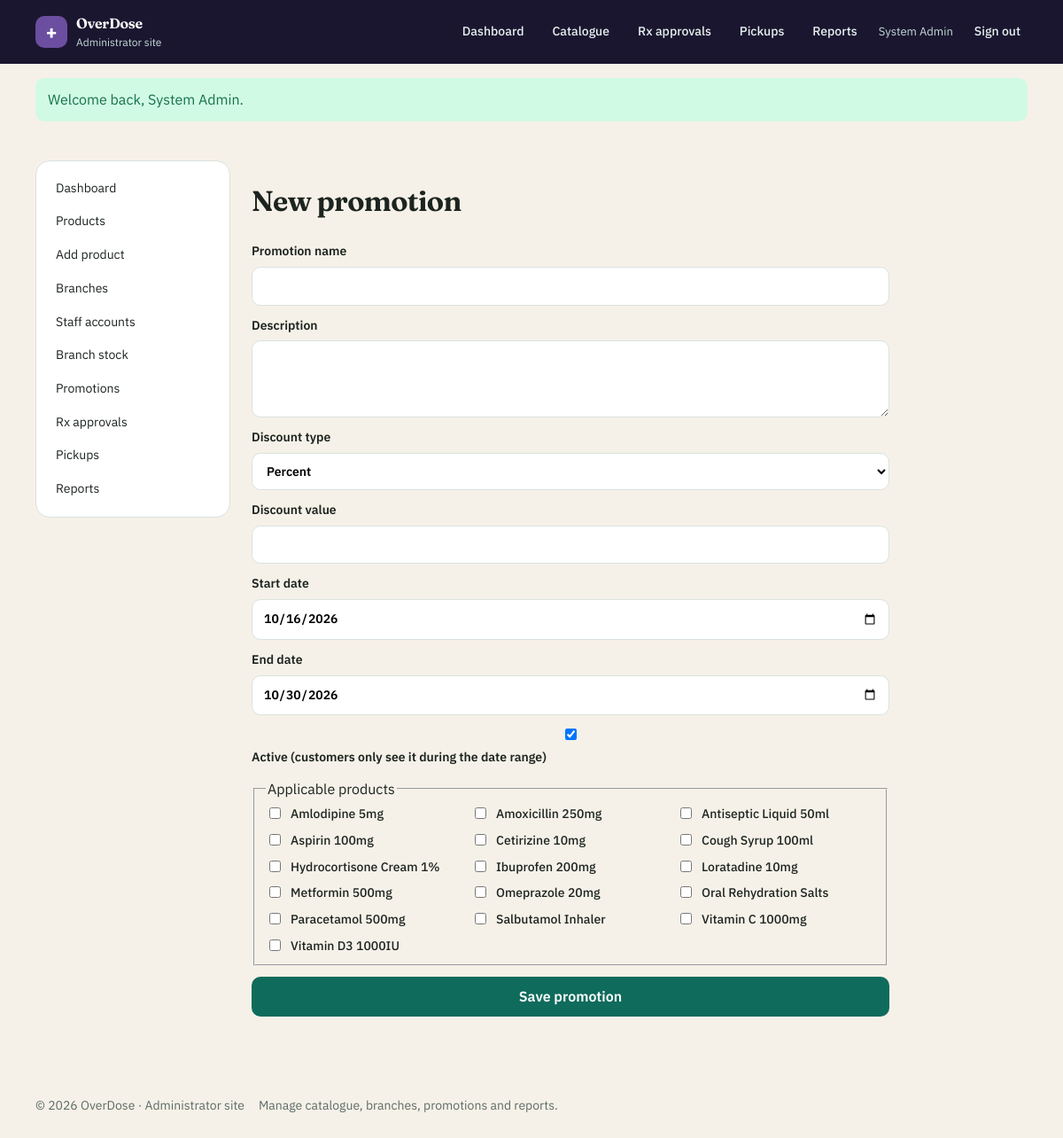
The app's page /admin/promotion-form.php (signed in) with its own data.
### tables this page shows
CREATE TABLE products (
  id INT UNSIGNED NOT NULL AUTO_INCREMENT,
  category_id INT UNSIGNED NOT NULL,
  name VARCHAR(160) NOT NULL,
  sku VARCHAR(40) NOT NULL,
  description TEXT NOT NULL,
  unit_price DECIMAL(10,2) NOT NULL,
  image_path VARCHAR(255) NULL,
  is_active TINYINT(1) NOT NULL DEFAULT 1,
   
  requires_prescription TINYINT(1) NOT NULL DEFAULT 0,
  PRIMARY KEY (id),
  UNIQUE KEY uq_products_sku (sku),
  KEY idx_products_name (name),
  KEY idx_products_category (category_id),
  CONSTRAINT fk_products_category
    FOREIGN KEY (category_id) REFERENCES categories (id)
    ON UPDATE CASCADE ON DELETE RESTRICT
);

### includes/helpers.php (called while the page is built, shortened)
<?php
function e(?string $value): string
{
    return htmlspecialchars((string) $value, ENT_QUOTES | ENT_SUBSTITUTE, 'UTF-8');
}
function get_int(string $key, int $default = 0): int
{
    return filter_input(INPUT_GET, $key, FILTER_VALIDATE_INT) ?: $default;
}

### includes/catalog.php (called while the page is built, shortened)
<?php
function all_products(mysqli $db, bool $activeOnly = false): array
{
    $sql = 'SELECT p.*, c.name AS category_name FROM products p INNER JOIN categories c ON c.id = p.category_id';
    $sql .= ' ORDER BY p.name';
    return db_all($db, $sql);
}

### includes/db.php (called while the page is built, shortened)
<?php
function db_all(mysqli $db, string $sql, string $types = '', array $params = []): array
{
    $stmt = $db->prepare($sql);
    $stmt->execute();
    $result = $stmt->get_result();
    $rows = $result->fetch_all(MYSQLI_ASSOC);
    return $rows;
}

### admin/promotion-form.php (the view, shortened to what this page needs)
<?php
$db = db();
$id = get_int('id');
$promo = $id ? db_one($db, 'SELECT * FROM promotions WHERE id = ?', 'i', [$id]) : null;
$products = all_products($db);
$selected = [];
$name = $promo['name'] ?? '';
$description = $promo['description'] ?? '';
$discountType = $promo['discount_type'] ?? 'percent';
$discountValue = $promo['discount_value'] ?? '';
$startDate = $promo['start_date'] ?? date('Y-m-d');
$endDate = $promo['end_date'] ?? date('Y-m-d', strtotime('+14 days'));
$isActive = (int) ($promo['is_active'] ?? 1);
$title = $promo ? 'Edit promotion' : 'New promotion';
require dirname(__DIR__) . '/includes/header.php';
?>
<div class="container layout-admin">
  <?php require dirname(__DIR__) . '/includes/admin_nav.php'; ?>
  <div>
    <h1><?= e($title) ?></h1>
    <form class="form form-wide" method="post">
      <label>Promotion name <input type="text" name="name" required maxlength="160" value="<?= e($name) ?>"></label>
      <label>Description <textarea name="description" rows="3" required><?= e($description) ?></textarea></label>
      <label>Discount type
        <select name="discount_type">
          <option value="percent" <?= $discountType === 'percent' ? 'selected' : '' ?>>Percent</option>
        </select>
      </label>
      <label>Discount value <input type="number" step="0.01" min="0.01" name="discount_value" required value="<?= e((string) $discountValue) ?>"></label>
      <label>Start date <input type="date" name="start_date" required value="<?= e($startDate) ?>"></label>
      <label>End date <input type="date" name="end_date" required value="<?= e($endDate) ?>"></label>
      <label><input type="checkbox" name="is_active" <?= $isActive ? 'checked' : '' ?>> Active (customers only see it during the date range)</label>
      <fieldset>
        <legend>Applicable products</legend>
        <div class="check-grid">
          <?php foreach ($products as $product): ?>
            <label>
              <input type="checkbox" name="products[]" value="<?= (int) $product['id'] ?>" <?= in_array((int) $product['id'], $selected, true) ? 'checked' : '' ?>>
              <?= e($product['name']) ?>
            </label>
          <?php endforeach; ?>
        </div>
      </fieldset>
      <button class="btn" type="submit">Save promotion</button>
    </form>
  </div>
</div>
<?php require dirname(__DIR__) . '/includes/footer.php'; ?>

### public/css/style.css (style rules this page uses)
:root { --teal-900: #0b3d36; --teal-700: #0f6b5c; --teal-500: #1a8f7a; --teal-100: #e6f4f1; --cream: #f6f1e8; --ink: #1c241f; --muted: #5c6b66; --card: #ffffff; --danger: #9b2c2c; --warning: #b45309; --ok: #157347; --line: #d9e2de; --shadow: 0 10px 30px rgba(11, 61, 54, 0.08); --radius: 16px; }
*, *::before, *::after { box-sizing: border-box; }
html { scroll-behavior: smooth; }
body { margin: 0; font-family: "IBM Plex Sans", system-ui, sans-serif; color: var(--ink); background: var(--cream); line-height: 1.55; }
h1, h2, h3, .brand strong { font-family: Fraunces, Georgia, serif; font-weight: 650; letter-spacing: -0.02em; }
.container { width: min(1120px, calc(100% - 32px)); margin-inline: auto; }
.search-bar input, .search-bar select, input[type="text"], input[type="email"], input[type="password"], input[type="number"], input[type="date"], select, textarea { width: 100%; padding: 10px 12px; border: 1px solid var(--line); border-radius: 10px; font: inherit; background: #fff; }
.btn, button.btn, input.btn { display: inline-flex; align-items: center; justify-content: center; background: var(--teal-700); color: #fff; border: 0; padding: 10px 16px; border-radius: 10px; text-decoration: none; font: inherit; font-weight: 600; cursor: pointer; }
.form { display: grid; gap: 12px; max-width: 520px; }
.form-wide { max-width: 720px; }
.form label { font-weight: 600; font-size: 14px; display: grid; gap: 6px; }
.check-grid { display: grid; grid-template-columns: repeat(auto-fill, minmax(220px, 1fr)); gap: 8px; }
.check-grid label { font-weight: 500; display: flex; gap: 8px; align-items: start; }
.layout-admin { display: grid; grid-template-columns: 220px 1fr; gap: 24px; padding: 28px 0 48px; }

### records on screen
products: name "Amlodipine 5mg"
products: name "Amoxicillin 250mg"
products: name "Antiseptic Liquid 50ml"
products: name "Aspirin 100mg"
products: name "Cetirizine 10mg"
products: name "Cough Syrup 100ml"
products: name "Hydrocortisone Cream 1%"
products: name "Ibuprofen 200mg"
products: name "Loratadine 10mg"
products: name "Metformin 500mg"
products: name "Omeprazole 20mg"
products: name "Oral Rehydration Salts"
products: name "Paracetamol 500mg"
products: name "Salbutamol Inhaler"
products: name "Vitamin C 1000mg"
products: name "Vitamin D3 1000IU"

### other values on screen
APP_NAME "OverDose"
$brandTag "Administrator site"
$user['name'] "System Admin"
$flash['message'] "Welcome back, System Admin."
$title "New promotion"
